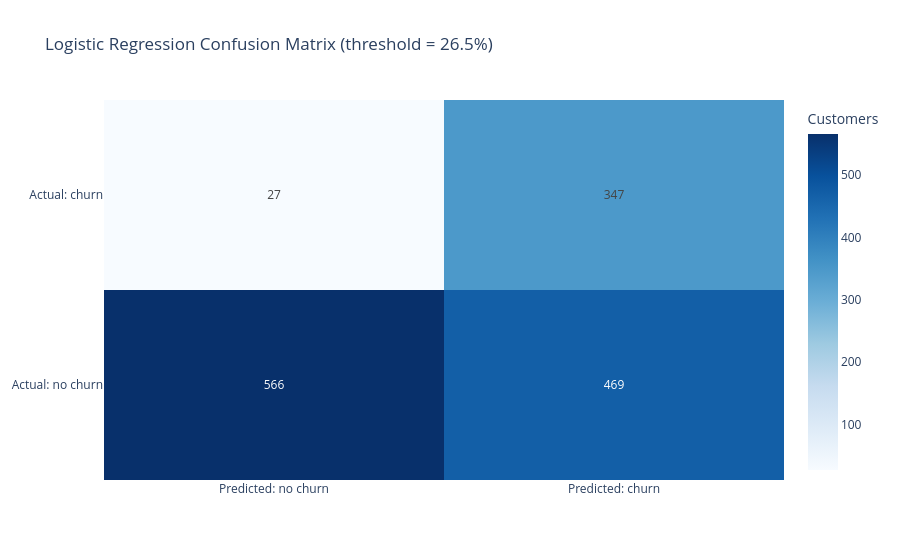

The code cell stored with this chart in its notebook:
### Markdown cell above
## Train the baseline

Median imputation handles the missing `Total Charges` values. Scaling places numeric features on comparable ranges, and balanced class weights account for the lower churn prevalence.

### Code cell
logistic_model = Pipeline(
    steps=[
        ("imputer", SimpleImputer(strategy="median")),
        ("scaler", StandardScaler()),
        ("classifier", LogisticRegression(max_iter=1_000, class_weight="balanced", random_state=RANDOM_STATE)),
    ]
)
logistic_model.fit(X_train, y_train)

y_proba = logistic_model.predict_proba(X_test)[:, 1]
y_pred = (y_proba >= decision_threshold).astype(int)
baseline_metrics = pd.Series(classification_metrics(y_test, y_pred, y_proba), name="logistic_regression")
display(baseline_metrics.to_frame())

confusion = confusion_matrix(y_test, y_pred, labels=[0, 1])
fig = go.Figure(go.Heatmap(
    z=confusion, x=["Predicted: no churn", "Predicted: churn"],
    y=["Actual: no churn", "Actual: churn"],
    colorscale="Blues", text=confusion, texttemplate="%{text}",
    colorbar={"title": "Customers"},
))
fig.update_layout(title=f"Logistic Regression Confusion Matrix (threshold = {decision_threshold:.1%})")
fig.show()

### Figure 1 — Plotly figure (JSON) as saved in the notebook; plotly's stock layout.template omitted (floating-point values rounded to 4 significant figures)
{"data": [{"colorbar": {"title": {"text": "Customers"}}, "colorscale": [[0, "rgb(247,251,255)"], [0.125, "rgb(222,235,247)"], [0.25, "rgb(198,219,239)"], [0.375, "rgb(158,202,225)"], [0.5, "rgb(107,174,214)"], [0.625, "rgb(66,146,198)"], [0.75, "rgb(33,113,181)"], [0.875, "rgb(8,81,156)"], [1, "rgb(8,48,107)"]], "text": [[566, 469], [27, 347]], "texttemplate": "%{text}", "type": "heatmap", "x": ["Predicted: no churn", "Predicted: churn"], "y": ["Actual: no churn", "Actual: churn"], "z": [[566, 469], [27, 347]]}], "layout": {"title": {"text": "Logistic Regression Confusion Matrix (threshold = 26.5%)"}}}
